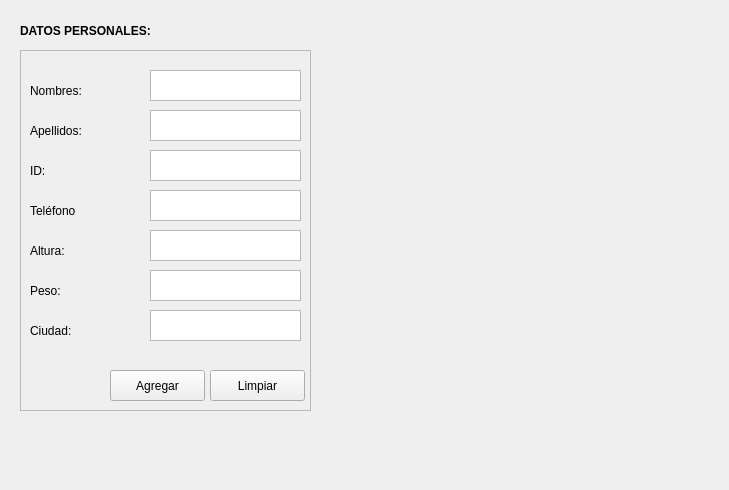
<?xml version="1.0" encoding="UTF-8"?>
<ui version="4.0">
 <class>Persona</class>
 <widget class="QWidget" name="Persona">
  <property name="geometry">
   <rect>
    <x>0</x>
    <y>0</y>
    <width>729</width>
    <height>490</height>
   </rect>
  </property>
  <property name="windowTitle">
   <string>Form</string>
  </property>
  <widget class="QFrame" name="frame">
   <property name="geometry">
    <rect>
     <x>20</x>
     <y>50</y>
     <width>291</width>
     <height>361</height>
    </rect>
   </property>
   <property name="frameShape">
    <enum>QFrame::StyledPanel</enum>
   </property>
   <property name="frameShadow">
    <enum>QFrame::Raised</enum>
   </property>
   <widget class="QPushButton" name="pushButton">
    <property name="geometry">
     <rect>
      <x>90</x>
      <y>320</y>
      <width>95</width>
      <height>31</height>
     </rect>
    </property>
    <property name="text">
     <string>Agregar</string>
    </property>
   </widget>
   <widget class="QPushButton" name="pushButton_2">
    <property name="geometry">
     <rect>
      <x>190</x>
      <y>320</y>
      <width>95</width>
      <height>31</height>
     </rect>
    </property>
    <property name="text">
     <string>Limpiar</string>
    </property>
   </widget>
   <widget class="QTextEdit" name="textEdit">
    <property name="geometry">
     <rect>
      <x>130</x>
      <y>20</y>
      <width>151</width>
      <height>31</height>
     </rect>
    </property>
   </widget>
   <widget class="QTextEdit" name="textEdit_2">
    <property name="geometry">
     <rect>
      <x>130</x>
      <y>60</y>
      <width>151</width>
      <height>31</height>
     </rect>
    </property>
   </widget>
   <widget class="QTextEdit" name="textEdit_3">
    <property name="geometry">
     <rect>
      <x>130</x>
      <y>100</y>
      <width>151</width>
      <height>31</height>
     </rect>
    </property>
   </widget>
   <widget class="QTextEdit" name="textEdit_4">
    <property name="geometry">
     <rect>
      <x>130</x>
      <y>140</y>
      <width>151</width>
      <height>31</height>
     </rect>
    </property>
   </widget>
   <widget class="QTextEdit" name="textEdit_5">
    <property name="geometry">
     <rect>
      <x>130</x>
      <y>180</y>
      <width>151</width>
      <height>31</height>
     </rect>
    </property>
   </widget>
   <widget class="QLabel" name="label">
    <property name="geometry">
     <rect>
      <x>10</x>
      <y>30</y>
      <width>66</width>
      <height>21</height>
     </rect>
    </property>
    <property name="text">
     <string>Nombres:</string>
    </property>
   </widget>
   <widget class="QLabel" name="label_2">
    <property name="geometry">
     <rect>
      <x>10</x>
      <y>70</y>
      <width>66</width>
      <height>21</height>
     </rect>
    </property>
    <property name="text">
     <string>Apellidos:</string>
    </property>
   </widget>
   <widget class="QLabel" name="label_3">
    <property name="geometry">
     <rect>
      <x>10</x>
      <y>110</y>
      <width>66</width>
      <height>21</height>
     </rect>
    </property>
    <property name="text">
     <string>ID:</string>
    </property>
   </widget>
   <widget class="QLabel" name="label_4">
    <property name="geometry">
     <rect>
      <x>10</x>
      <y>150</y>
      <width>66</width>
      <height>21</height>
     </rect>
    </property>
    <property name="text">
     <string>Teléfono</string>
    </property>
   </widget>
   <widget class="QLabel" name="label_5">
    <property name="geometry">
     <rect>
      <x>10</x>
      <y>190</y>
      <width>66</width>
      <height>21</height>
     </rect>
    </property>
    <property name="text">
     <string>Altura:</string>
    </property>
   </widget>
   <widget class="QTextEdit" name="textEdit_6">
    <property name="geometry">
     <rect>
      <x>130</x>
      <y>220</y>
      <width>151</width>
      <height>31</height>
     </rect>
    </property>
   </widget>
   <widget class="QTextEdit" name="textEdit_7">
    <property name="geometry">
     <rect>
      <x>130</x>
      <y>260</y>
      <width>151</width>
      <height>31</height>
     </rect>
    </property>
   </widget>
   <widget class="QLabel" name="label_6">
    <property name="geometry">
     <rect>
      <x>10</x>
      <y>230</y>
      <width>66</width>
      <height>21</height>
     </rect>
    </property>
    <property name="text">
     <string>Peso:</string>
    </property>
   </widget>
   <widget class="QLabel" name="label_7">
    <property name="geometry">
     <rect>
      <x>10</x>
      <y>270</y>
      <width>66</width>
      <height>21</height>
     </rect>
    </property>
    <property name="text">
     <string>Ciudad:</string>
    </property>
   </widget>
  </widget>
  <widget class="QLabel" name="label_8">
   <property name="geometry">
    <rect>
     <x>20</x>
     <y>20</y>
     <width>181</width>
     <height>21</height>
    </rect>
   </property>
   <property name="font">
    <font>
     <weight>75</weight>
     <bold>true</bold>
    </font>
   </property>
   <property name="text">
    <string>DATOS PERSONALES:</string>
   </property>
  </widget>
 </widget>
 <resources/>
 <connections/>
</ui>
